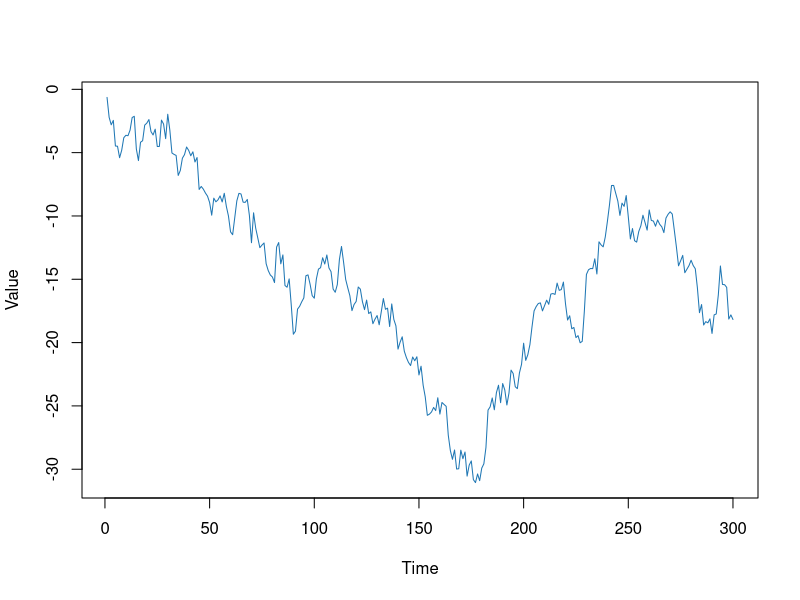

Write the R code that produced this figure. (Note: this script raises an error after producing the figure.)
z <- rnorm(300)
y <- cumsum(z)

plot(y, type = "l", col = "#1f77b4", lwd = 1,
     main = "",
     xlab = "Time", ylab = "Value")

y_ts <- ts(y)
acf_vals <- acf(y_ts, plot = FALSE)
pacf_vals <- pacf(y_ts, plot = FALSE)


acf_df <- with(acf_vals, data.frame(
  Lag = lag,
  ACF_value = acf
))


pacf_df <- with(pacf_vals, data.frame(
  Lag = lag,
  PACF_value = acf
))

confidence_interval <- qnorm((1 + 0.95)/2)/sqrt(length(y))

acf_df$UCL <- conf
acf_df$LCL <- -conf

pacf_df$UCL <- conf
pacf_df$LCL <- -conf

acf_plot <- ggplot(acf_df, aes(x = Lag, y = ACF_value)) +
  geom_hline(yintercept = 0, color = "#1f77b4") +
  geom_ribbon(aes(ymin = LCL, ymax = UCL), fill = "#1f77b4", alpha = 0.2) +
  geom_segment(aes(xend = Lag, yend = 0), color = "#1f77b4") +
  geom_point(size = 1.5, color = "#1f77b4") +
  coord_cartesian(ylim = c(-0.5, 1.01)) +
  scale_y_continuous(breaks = seq(-0.5, 1.01, by = 0.25)) +
  scale_x_continuous(breaks = seq(0,25, by = 2)) +
  theme_minimal() +
  theme(
    panel.grid   = element_blank(),
    axis.title   = element_text(size = 12), 
    axis.text    = element_text(size = 12)
  )  +
  labs(title = "", x = "Lag", y = "Value")

acf_plot

pacf_plot <- ggplot(pacf_df, aes(x = Lag, y = PACF_value)) +
  geom_hline(yintercept = 0, color = "#1f77b4") +
  geom_ribbon(aes(ymin = LCL, ymax = UCL), fill = "#1f77b4", alpha = 0.2) +
  geom_segment(aes(xend = Lag, yend = 0), color = "#1f77b4") +
  geom_point(size = 1.5, color = "#1f77b4") +
  coord_cartesian(ylim = c(-0.5, 1.01)) +
  scale_y_continuous(breaks = seq(-0.5, 1.01, by = 0.25)) +
  scale_x_continuous(breaks = seq(0,25, by = 2)) +
  theme_minimal() +
  theme(
    panel.grid   = element_blank(),
    axis.title   = element_text(size = 12), 
    axis.text    = element_text(size = 12)
  )  +
  labs(title = "", x = "Lag", y = "Value")

pacf_plot
